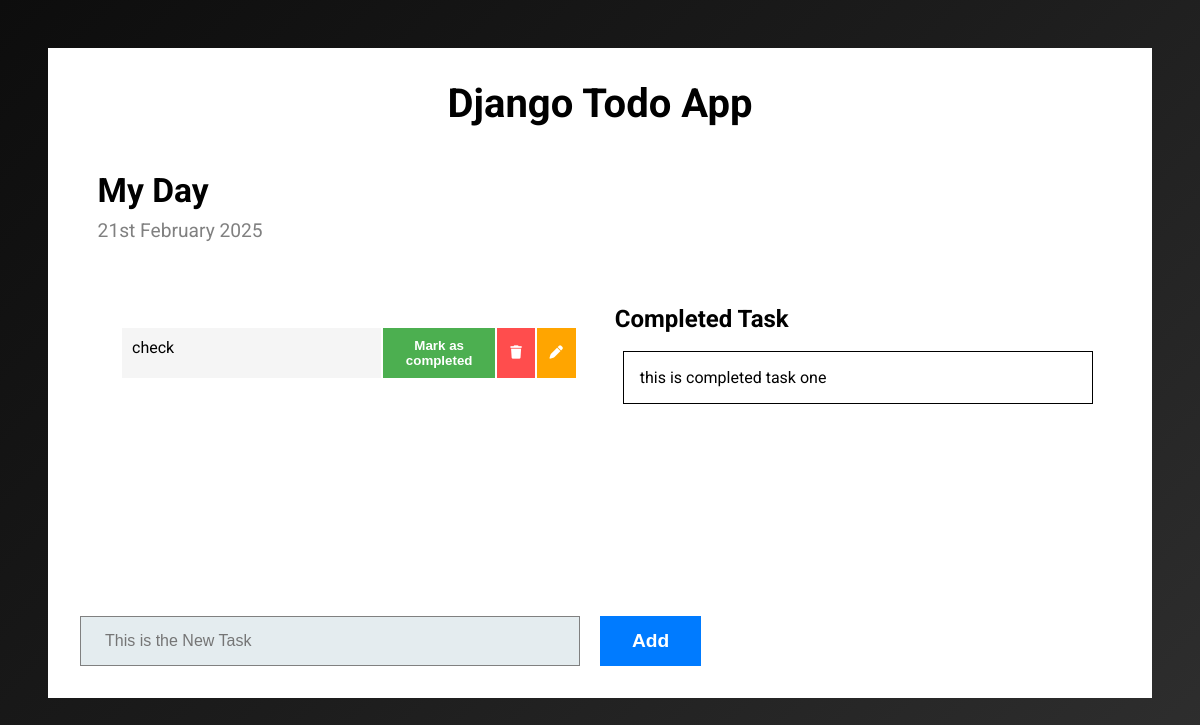
Before: / with the older database file.
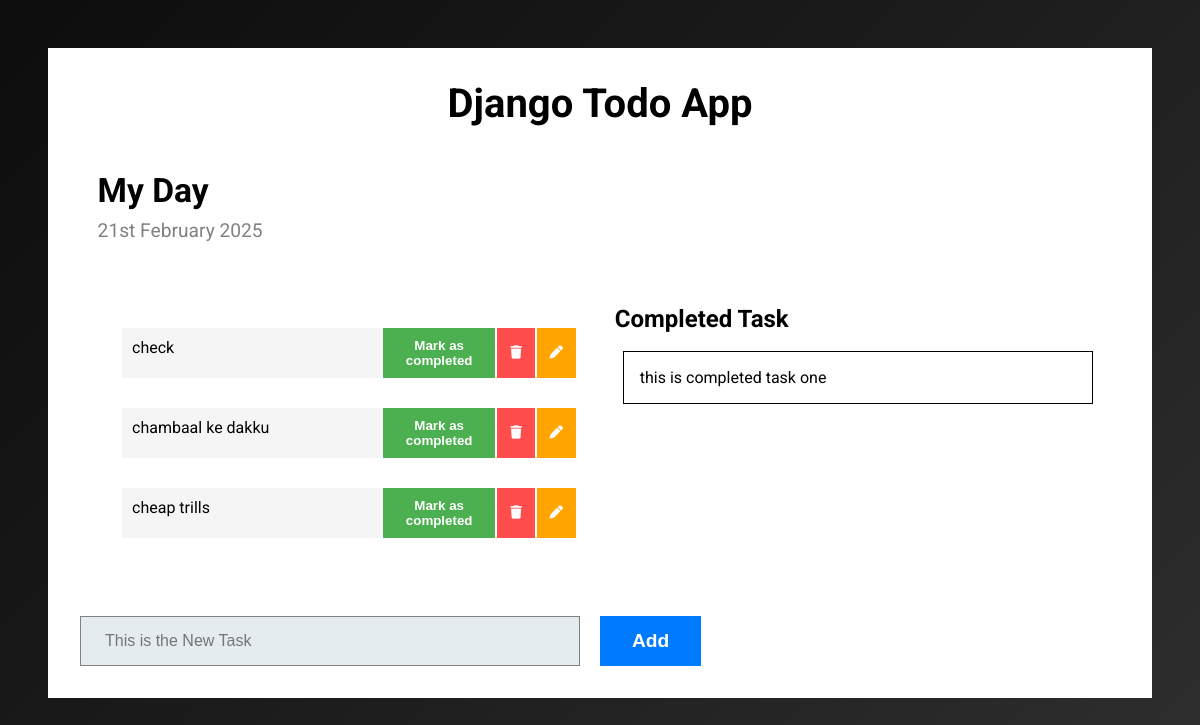
After: the same page with the newer database file.
### todo/models.py (models this page shows, shortened)
class Tasks(models.Model):
    task=models.CharField(max_length=250)
    is_completed=models.BooleanField(default=False)
    created_at=models.BooleanField(default=True)
    updated_at=models.BooleanField(default=True)

### todoMain/views.py (the view)
# urls.py: 2. Add a URL to urlpatterns:  path('', views.home, name='home')
def home(request):
    task=Tasks.objects.filter(is_completed=False)
    completed_Task=Tasks.objects.filter(is_completed=True)
    context={
        'tasks':task,
        'completeTask':completed_Task
    }
    return render(request,'index.html',context)

### todo/templates/index.html (shortened to what this page needs)
{% load static %}
<!DOCTYPE html>
<html lang="en">
<head>
    <link rel="stylesheet" href="https://cdnjs.cloudflare.com/ajax/libs/font-awesome/6.7.2/css/all.min.css">
    <link rel="stylesheet" href="{% static 'css/index.css' %}">
</head>
<body>
   <main>
    <section class="todoContainer">
        <h1>Django Todo App</h1>
        <div class="day">
            <h2>My Day</h2>
            <p>{% now "jS F Y" %}</p>
        </div>
        <div class="todoTask">
            <div class="notCompleted">
             {% for i in tasks %}
             {% if i.task %}
                <span>
                    <p>{{i.task}}</p>
                    <button class="markbtn">Mark as completed</button>
                    <button class="delbtn"><i class="fa-solid fa-trash"></i></button>
                    <button class="upbtn"><i class="fa-solid fa-pen"></i></button>
                </span>
            {% endif %}
             {% endfor %}
            </div>
            <div class="Completed">
                <div class="completedTaskHeading">
                    <h3>Completed Task</h3>
                </div>
                <div class="completedTask">
                    {% for i in completeTask %}
                    <p>{{i.task}}</p>
                    {% endfor %}
                </div>
            </div>
        </div>
        <div class="todoAdd">
                <form action="{% url 'addTask' %}" method="POST">
                <input type="text" name="task" placeholder="This is the New Task">
                <button type="submit">Add</button>
            </form>
        </div>
    </section>
   </main>
</body>
</html>

### todo/static/css/index.css (style rules this page uses)
* { margin: 0; padding: 0; box-sizing: border-box; }
body { font-family: "Roboto", serif; background: linear-gradient(135deg, #0D0D0D, #1C1C1C, #2E2E2E); }
h1,h2,h3 { font-size: 1.5rem; color: #000; }
button { padding: 0.5rem 0.8rem; color: #fff; cursor: pointer; border: none; outline: none; font-weight: bolder; }
input { color: #000; background-color: #ffff; padding: 1rem 1.5rem; width: 350px; height: 50px; outline: none; border: none; border: 1px solid gray; font-size: 1rem; }
.todoContainer { margin: 3rem; padding: 2rem; display: flex; flex-direction: column; gap: 10px; background-color: #fff; }
.todoContainer h1 { text-align: center; font-size: 2.5rem; }
.day { margin-block: 1rem; padding: 1.1rem; display: flex; flex-direction: column; gap: 0.6rem; }
.day h2 { font-size: 2.1rem; }
.day p { font-size: 1.2rem; color: gray; }
.todoTask { height: 40vh; display: flex; padding: 1rem; gap: 10px; }
.notCompleted { width: 100%; overflow: scroll; padding: 1rem; display: flex; flex-direction: column; gap: 10px; }
.notCompleted span { padding: 10px; background-color: #fff; height: 70px; display: flex; gap: 2px; justify-content: space-between; }
.notCompleted span p { color: #000; padding: 10px; width: 350px; background-color: whitesmoke; }
.notCompleted span .markbtn { background-color: #4CAF50; }
.notCompleted span .delbtn { background-color: #FF4D4D; }
.notCompleted span .upbtn { background-color: #FFA500; }
.Completed { width: 100%; padding: 0.2rem; overflow: hidden; }
.completedTaskHeading h3 { margin-bottom: 10px; }
.completedTask { overflow-x: hidden; overflow-y: scroll; height: 80%; border-radius: 5px; margin-bottom: 10px; }
.completedTask p { border: 1px solid black; padding: 1rem; background-color: #fff; color: #000; margin: 0.5rem; }
.todoAdd form { display: flex; gap: 20px; }
.todoAdd form input { background-color: rgb(228, 236, 239); width: 500px; }
.todoAdd form button { background-color: #007BFF; padding-inline: 2rem; font-size: 1.2rem; }

Changed rows visible on the page:
added Tasks: task "chambaal ke dakku", shown under "My Day"
added Tasks: task "cheap trills", shown under "My Day"
